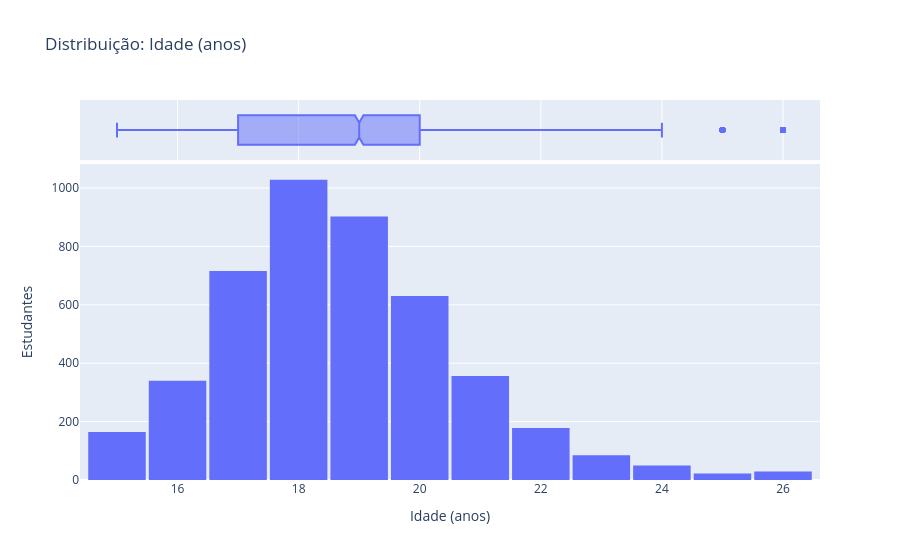
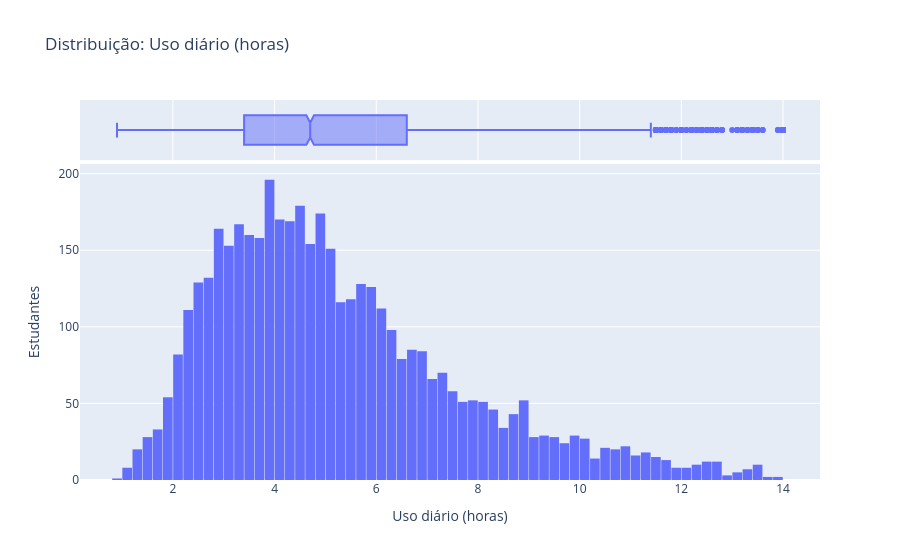
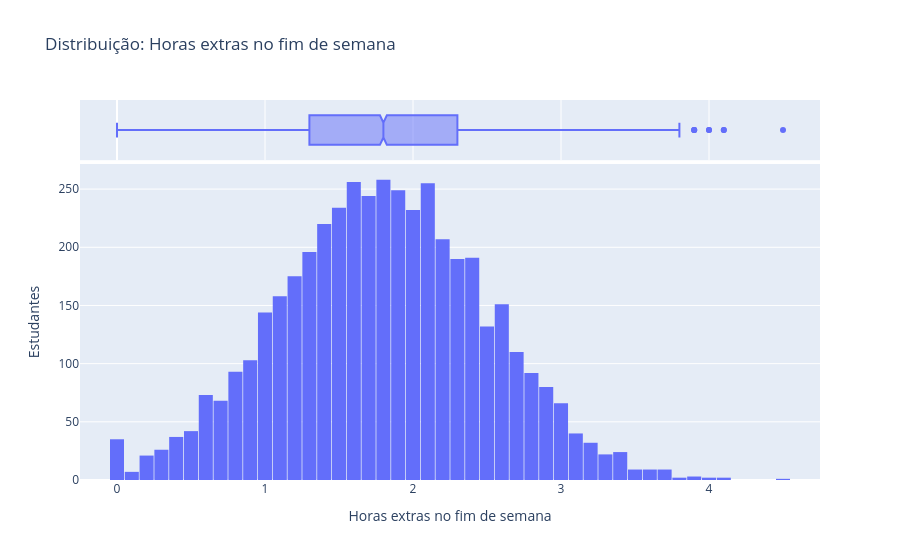
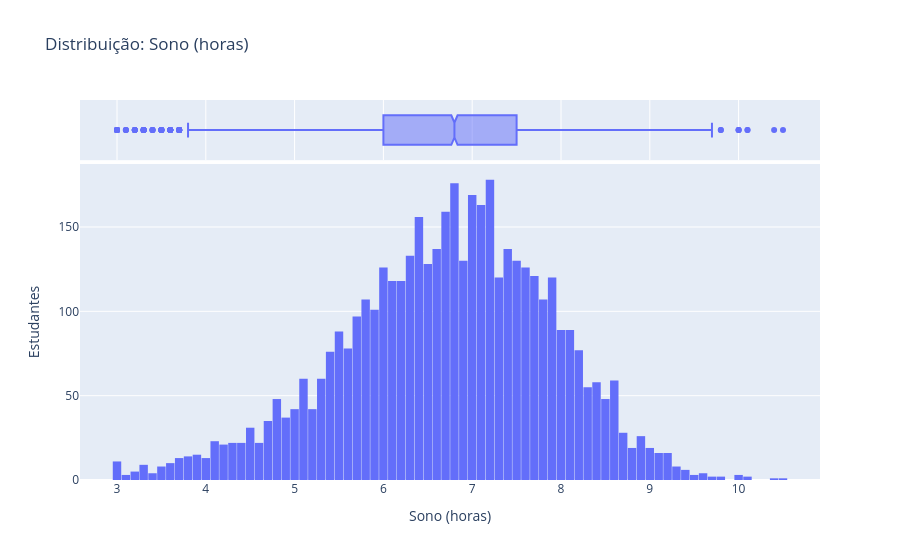

Notebook source saved alongside these figures, in order:
### Markdown cell above
### 3.3 Distribuição das colunas numéricas

### Code cell
# Histograma de cada numérica, com um boxplot em cima (mediana, quartis e extremos)
for coluna in colunas_numericas(df):
    grafico_distribuicao(df, coluna).show()

### Figure 1 — Plotly figure (JSON) as saved in the notebook; plotly's stock layout.template omitted (floating-point values rounded to 4 significant figures; data arrays with more than 128 entries replaced by an {"elided": "..."} marker saying what was removed)
{"data": [{"bingroup": "x", "hovertemplate": "Idade (anos)=%{x}<br>count=%{y}<extra></extra>", "legendgroup": "", "marker": {"color": "#636efa", "pattern": {"shape": ""}}, "name": "", "orientation": "v", "showlegend": false, "type": "histogram", "x": {"elided": "4500 int values"}, "xaxis": "x", "yaxis": "y"}, {"hovertemplate": "Idade (anos)=%{x}<extra></extra>", "legendgroup": "", "marker": {"color": "#636efa"}, "name": "", "notched": true, "showlegend": false, "type": "box", "x": {"elided": "4500 int values"}, "xaxis": "x2", "yaxis": "y2"}], "layout": {"bargap": 0.05, "barmode": "relative", "legend": {"tracegroupgap": 0}, "title": {"text": "Distribuição: Idade (anos)"}, "xaxis": {"anchor": "y", "domain": [0.0, 1.0], "title": {"text": "Idade (anos)"}}, "xaxis2": {"anchor": "y2", "domain": [0.0, 1.0], "matches": "x", "showgrid": true, "showticklabels": false}, "yaxis": {"anchor": "x", "domain": [0.0, 0.8316], "title": {"text": "Estudantes"}}, "yaxis2": {"anchor": "x2", "domain": [0.8416, 1.0], "matches": "y2", "showgrid": false, "showline": false, "showticklabels": false, "ticks": ""}}}

### Figure 2 — Plotly figure (JSON) as saved in the notebook; plotly's stock layout.template omitted (floating-point values rounded to 4 significant figures; data arrays with more than 128 entries replaced by an {"elided": "..."} marker saying what was removed)
{"data": [{"bingroup": "x", "hovertemplate": "Uso diário (horas)=%{x}<br>count=%{y}<extra></extra>", "legendgroup": "", "marker": {"color": "#636efa", "pattern": {"shape": ""}}, "name": "", "orientation": "v", "showlegend": false, "type": "histogram", "x": {"elided": "4500 float values"}, "xaxis": "x", "yaxis": "y"}, {"hovertemplate": "Uso diário (horas)=%{x}<extra></extra>", "legendgroup": "", "marker": {"color": "#636efa"}, "name": "", "notched": true, "showlegend": false, "type": "box", "x": {"elided": "4500 float values"}, "xaxis": "x2", "yaxis": "y2"}], "layout": {"bargap": 0.05, "barmode": "relative", "legend": {"tracegroupgap": 0}, "title": {"text": "Distribuição: Uso diário (horas)"}, "xaxis": {"anchor": "y", "domain": [0.0, 1.0], "title": {"text": "Uso diário (horas)"}}, "xaxis2": {"anchor": "y2", "domain": [0.0, 1.0], "matches": "x", "showgrid": true, "showticklabels": false}, "yaxis": {"anchor": "x", "domain": [0.0, 0.8316], "title": {"text": "Estudantes"}}, "yaxis2": {"anchor": "x2", "domain": [0.8416, 1.0], "matches": "y2", "showgrid": false, "showline": false, "showticklabels": false, "ticks": ""}}}

### Figure 3 — Plotly figure (JSON) as saved in the notebook; plotly's stock layout.template omitted (floating-point values rounded to 4 significant figures; data arrays with more than 128 entries replaced by an {"elided": "..."} marker saying what was removed)
{"data": [{"bingroup": "x", "hovertemplate": "Horas extras no fim de semana=%{x}<br>count=%{y}<extra></extra>", "legendgroup": "", "marker": {"color": "#636efa", "pattern": {"shape": ""}}, "name": "", "orientation": "v", "showlegend": false, "type": "histogram", "x": {"elided": "4500 float values"}, "xaxis": "x", "yaxis": "y"}, {"hovertemplate": "Horas extras no fim de semana=%{x}<extra></extra>", "legendgroup": "", "marker": {"color": "#636efa"}, "name": "", "notched": true, "showlegend": false, "type": "box", "x": {"elided": "4500 float values"}, "xaxis": "x2", "yaxis": "y2"}], "layout": {"bargap": 0.05, "barmode": "relative", "legend": {"tracegroupgap": 0}, "title": {"text": "Distribuição: Horas extras no fim de semana"}, "xaxis": {"anchor": "y", "domain": [0.0, 1.0], "title": {"text": "Horas extras no fim de semana"}}, "xaxis2": {"anchor": "y2", "domain": [0.0, 1.0], "matches": "x", "showgrid": true, "showticklabels": false}, "yaxis": {"anchor": "x", "domain": [0.0, 0.8316], "title": {"text": "Estudantes"}}, "yaxis2": {"anchor": "x2", "domain": [0.8416, 1.0], "matches": "y2", "showgrid": false, "showline": false, "showticklabels": false, "ticks": ""}}}

### Figure 4 — Plotly figure (JSON) as saved in the notebook; plotly's stock layout.template omitted (floating-point values rounded to 4 significant figures; data arrays with more than 128 entries replaced by an {"elided": "..."} marker saying what was removed)
{"data": [{"bingroup": "x", "hovertemplate": "Sono (horas)=%{x}<br>count=%{y}<extra></extra>", "legendgroup": "", "marker": {"color": "#636efa", "pattern": {"shape": ""}}, "name": "", "orientation": "v", "showlegend": false, "type": "histogram", "x": {"elided": "4500 float values"}, "xaxis": "x", "yaxis": "y"}, {"hovertemplate": "Sono (horas)=%{x}<extra></extra>", "legendgroup": "", "marker": {"color": "#636efa"}, "name": "", "notched": true, "showlegend": false, "type": "box", "x": {"elided": "4500 float values"}, "xaxis": "x2", "yaxis": "y2"}], "layout": {"bargap": 0.05, "barmode": "relative", "legend": {"tracegroupgap": 0}, "title": {"text": "Distribuição: Sono (horas)"}, "xaxis": {"anchor": "y", "domain": [0.0, 1.0], "title": {"text": "Sono (horas)"}}, "xaxis2": {"anchor": "y2", "domain": [0.0, 1.0], "matches": "x", "showgrid": true, "showticklabels": false}, "yaxis": {"anchor": "x", "domain": [0.0, 0.8316], "title": {"text": "Estudantes"}}, "yaxis2": {"anchor": "x2", "domain": [0.8416, 1.0], "matches": "y2", "showgrid": false, "showline": false, "showticklabels": false, "ticks": ""}}}
